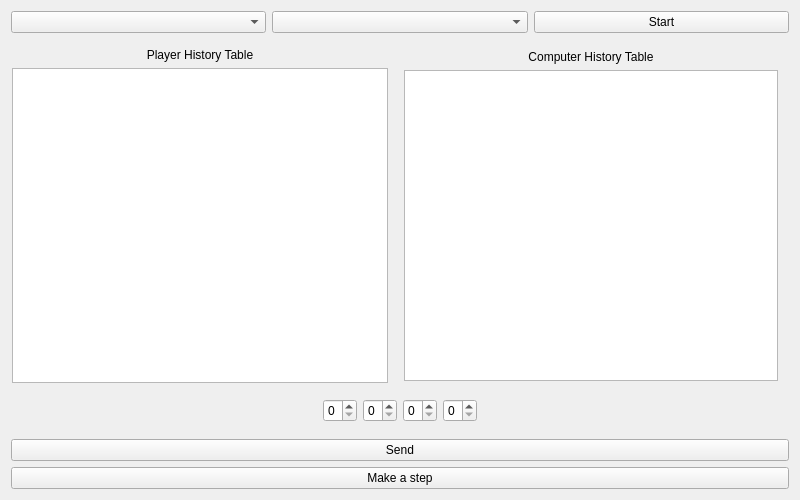
<?xml version="1.0" encoding="UTF-8"?>
<ui version="4.0">
 <class>TFormMainView</class>
 <widget class="QWidget" name="TFormMainView">
  <property name="geometry">
   <rect>
    <x>0</x>
    <y>0</y>
    <width>800</width>
    <height>500</height>
   </rect>
  </property>
  <property name="windowTitle">
   <string>BullsAndCows</string>
  </property>
  <layout class="QVBoxLayout" name="verticalLayout">
   <item>
    <layout class="QHBoxLayout" name="horizontalLayout_4">
     <property name="topMargin">
      <number>0</number>
     </property>
     <item>
      <layout class="QVBoxLayout" name="verticalLayout_4">
       <property name="topMargin">
        <number>0</number>
       </property>
       <item>
        <layout class="QHBoxLayout" name="horizontalLayout_3">
         <property name="topMargin">
          <number>0</number>
         </property>
         <item>
          <widget class="QComboBox" name="gameModeComboBox"/>
         </item>
         <item>
          <widget class="QComboBox" name="gameBrainComboBox"/>
         </item>
         <item>
          <widget class="QPushButton" name="startButton">
           <property name="text">
            <string>Start</string>
           </property>
          </widget>
         </item>
        </layout>
       </item>
       <item>
        <layout class="QHBoxLayout" name="horizontalLayout">
         <property name="leftMargin">
          <number>0</number>
         </property>
         <property name="topMargin">
          <number>0</number>
         </property>
         <item>
          <widget class="QFrame" name="playerHistoryFrame">
           <layout class="QVBoxLayout" name="verticalLayout_2">
            <property name="leftMargin">
             <number>1</number>
            </property>
            <property name="topMargin">
             <number>9</number>
            </property>
            <property name="rightMargin">
             <number>9</number>
            </property>
            <property name="bottomMargin">
             <number>9</number>
            </property>
            <item>
             <widget class="QLabel" name="label">
              <property name="text">
               <string>Player History Table</string>
              </property>
              <property name="alignment">
               <set>Qt::AlignCenter</set>
              </property>
             </widget>
            </item>
            <item>
             <widget class="QTableWidget" name="historyPlayerTable">
              <attribute name="verticalHeaderVisible">
               <bool>false</bool>
              </attribute>
             </widget>
            </item>
           </layout>
          </widget>
         </item>
         <item>
          <widget class="QFrame" name="computerHistoryFrame">
           <layout class="QVBoxLayout" name="verticalLayout_3">
            <property name="leftMargin">
             <number>1</number>
            </property>
            <item>
             <widget class="QLabel" name="label_2">
              <property name="text">
               <string>Computer History Table</string>
              </property>
              <property name="alignment">
               <set>Qt::AlignCenter</set>
              </property>
             </widget>
            </item>
            <item>
             <widget class="QTableWidget" name="historyComputerTable">
              <attribute name="verticalHeaderVisible">
               <bool>false</bool>
              </attribute>
             </widget>
            </item>
           </layout>
          </widget>
         </item>
        </layout>
       </item>
       <item>
        <widget class="QFrame" name="digitsFrame">
         <layout class="QHBoxLayout" name="digitsLayout">
          <property name="topMargin">
           <number>1</number>
          </property>
          <item>
           <spacer name="horizontalSpacer">
            <property name="orientation">
             <enum>Qt::Horizontal</enum>
            </property>
            <property name="sizeHint" stdset="0">
             <size>
              <width>40</width>
              <height>20</height>
             </size>
            </property>
           </spacer>
          </item>
          <item>
           <widget class="QSpinBox" name="digit_1">
            <property name="maximum">
             <number>9</number>
            </property>
           </widget>
          </item>
          <item>
           <widget class="QSpinBox" name="digit_2">
            <property name="maximum">
             <number>9</number>
            </property>
           </widget>
          </item>
          <item>
           <widget class="QSpinBox" name="digit_3">
            <property name="maximum">
             <number>9</number>
            </property>
           </widget>
          </item>
          <item>
           <widget class="QSpinBox" name="digit_4">
            <property name="maximum">
             <number>9</number>
            </property>
           </widget>
          </item>
          <item>
           <spacer name="horizontalSpacer_2">
            <property name="orientation">
             <enum>Qt::Horizontal</enum>
            </property>
            <property name="sizeHint" stdset="0">
             <size>
              <width>40</width>
              <height>20</height>
             </size>
            </property>
           </spacer>
          </item>
         </layout>
        </widget>
       </item>
       <item>
        <widget class="QPushButton" name="sendButton">
         <property name="text">
          <string>Send</string>
         </property>
        </widget>
       </item>
       <item>
        <widget class="QPushButton" name="makeStepButton">
         <property name="text">
          <string>Make a step</string>
         </property>
        </widget>
       </item>
      </layout>
     </item>
    </layout>
   </item>
  </layout>
 </widget>
 <layoutdefault spacing="6" margin="11"/>
 <resources/>
 <connections>
  <connection>
   <sender>gameModeComboBox</sender>
   <signal>currentIndexChanged(int)</signal>
   <receiver>TFormMainView</receiver>
   <slot>onSwitchGameMode(int)</slot>
   <hints>
    <hint type="sourcelabel">
     <x>20</x>
     <y>20</y>
    </hint>
    <hint type="destinationlabel">
     <x>20</x>
     <y>20</y>
    </hint>
   </hints>
  </connection>
  <connection>
   <sender>gameBrainComboBox</sender>
   <signal>currentIndexChanged(int)</signal>
   <receiver>TFormMainView</receiver>
   <slot>onSwitchGameBrain(int)</slot>
   <hints>
    <hint type="sourcelabel">
     <x>20</x>
     <y>20</y>
    </hint>
    <hint type="destinationlabel">
     <x>20</x>
     <y>20</y>
    </hint>
   </hints>
  </connection>
  <connection>
   <sender>startButton</sender>
   <signal>clicked()</signal>
   <receiver>TFormMainView</receiver>
   <slot>onStartGame()</slot>
   <hints>
    <hint type="sourcelabel">
     <x>20</x>
     <y>20</y>
    </hint>
    <hint type="destinationlabel">
     <x>20</x>
     <y>20</y>
    </hint>
   </hints>
  </connection>
  <connection>
   <sender>sendButton</sender>
   <signal>clicked()</signal>
   <receiver>TFormMainView</receiver>
   <slot>onSendGameValue()</slot>
   <hints>
    <hint type="sourcelabel">
     <x>20</x>
     <y>20</y>
    </hint>
    <hint type="destinationlabel">
     <x>20</x>
     <y>20</y>
    </hint>
   </hints>
  </connection>
  <connection>
   <sender>makeStepButton</sender>
   <signal>clicked()</signal>
   <receiver>TFormMainView</receiver>
   <slot>onMakeStep()</slot>
   <hints>
    <hint type="sourcelabel">
     <x>20</x>
     <y>20</y>
    </hint>
    <hint type="destinationlabel">
     <x>20</x>
     <y>20</y>
    </hint>
   </hints>
  </connection>
 </connections>
 <slots>
  <slot>onSwitchGameMode(int)</slot>
  <slot>onSwitchGameBrain(int)</slot>
  <slot>onStartGame()</slot>
  <slot>onSendGameValue()</slot>
  <slot>onMakeStep()</slot>
 </slots>
</ui>
